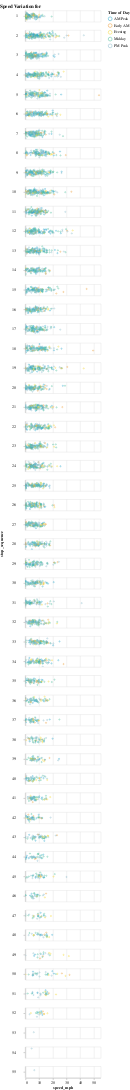

The notebook cell this image was saved under:
### Code cell
from IPython.display import HTML

speed_chart = (stripplot_by_time_of_day(
    operator_df[operator_df.direction_id==0],
    x_col = "speed_mph",
    grouping_col = "stop_sequence" 
).add_selection(select_operator_route)
.properties(
    title=f"Speed Variation for ", width=200, height=30)
)

display(
    HTML("""
        <style>
        form.vega-bindings {
          position: absolute;
          left: 125px;
          top: 4px;
        }
        </style>
        """
        )
)

display(speed_chart.transform_filter(select_operator_route))

### Figure 1 — Vega-Lite specification as saved in the notebook (floating-point values rounded to 4 significant figures; data arrays with more than 128 entries replaced by an {"elided": "..."} marker saying what was removed)
{"config": {"view": {"continuousWidth": 400, "continuousHeight": 300}, "padding": {"top": 10}}, "data": {"name": "data-0f5bbe6da4ef06b0d5e30c94d1b7e1e1"}, "mark": {"type": "point", "opacity": 0.9, "size": 10, "strokeWidth": 1.1}, "encoding": {"color": {"field": "time_of_day", "scale": {"range": ["#2EA8CE", "#EB9F3C", "#F4D837", "#51BF9D", "#8CBCCB", "#9487C0"]}, "title": "Time of Day", "type": "nominal"}, "row": {"field": "stop_sequence", "header": {"labelAngle": 0}, "type": "ordinal"}, "x": {"field": "speed_mph", "type": "quantitative"}, "y": {"axis": {"grid": false, "labels": false, "ticks": true, "values": [0]}, "field": "jitter", "scale": {}, "title": null, "type": "quantitative"}}, "height": 30, "selection": {"selector028": {"type": "interval", "bind": "scales", "encodings": ["x", "y"]}, "Route": {"type": "single", "fields": ["route_id"], "bind": {"input": "select", "options": ["3567", "3560", "3568", "3561", "3563", "3558", "3562", "3565", "3566", "3554", "3564", "3555", "3556", "3569", "3575", "3573", "3570", "3571"], "name": "Route "}}}, "title": "Speed Variation for ", "transform": [{"calculate": "sqrt(-0.5*log(random()))*cos(2*PI*random())", "as": "jitter"}, {"filter": {"selection": "Route"}}], "width": 200, "$schema": "https://vega.github.io/schema/vega-lite/v4.17.0.json", "datasets": {"data-0f5bbe6da4ef06b0d5e30c94d1b7e1e1": {"elided": "5420 records"}}}
